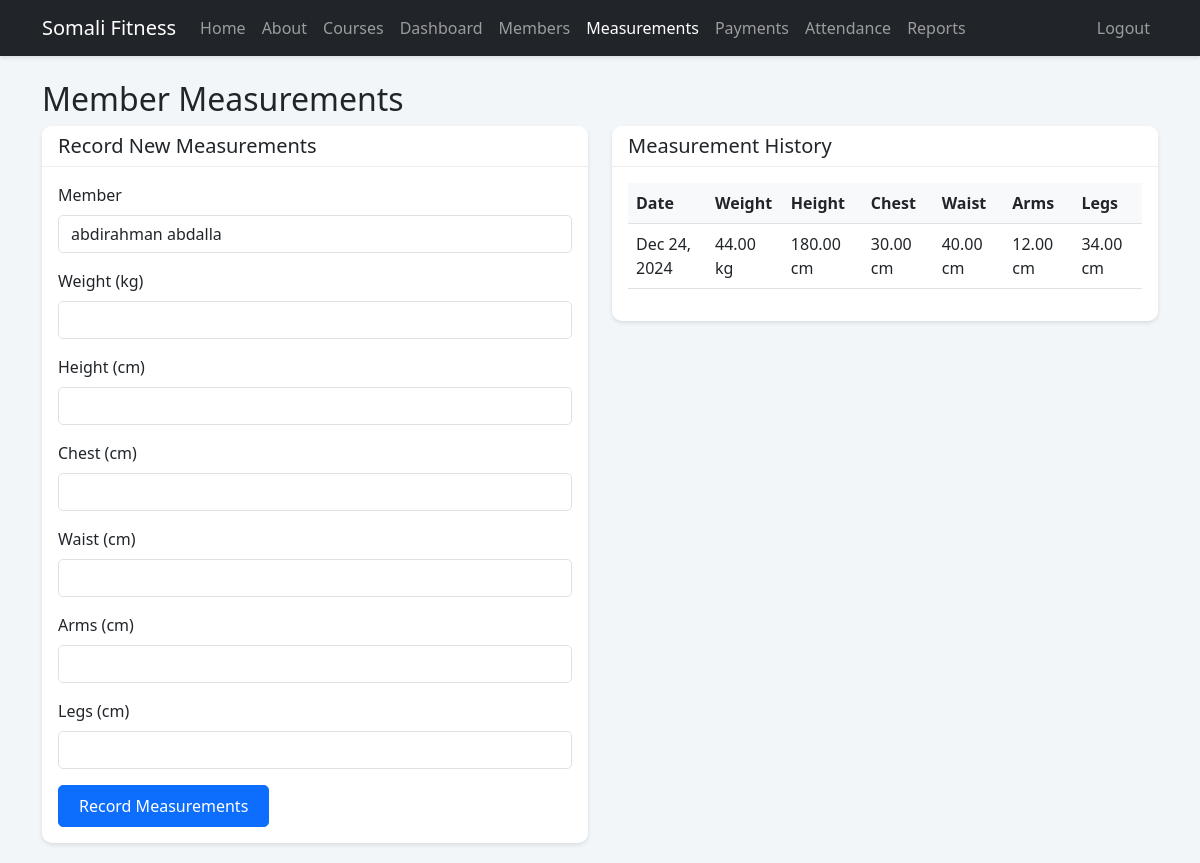
/pages/measurements.php?member_id=2 (signed in), run on the app's committed database.
### tables this page shows
CREATE TABLE `measurements` (
  `m_no` int(11) NOT NULL,
  `p_no` int(11) NOT NULL,
  `weight` decimal(5,2) DEFAULT NULL,
  `height` decimal(5,2) DEFAULT NULL,
  `chest` decimal(5,2) DEFAULT NULL,
  `waist` decimal(5,2) DEFAULT NULL,
  `arms` decimal(5,2) DEFAULT NULL,
  `legs` decimal(5,2) DEFAULT NULL,
  `created_at` timestamp NOT NULL DEFAULT current_timestamp()
);

### pages/measurements.php (the view, shortened to what this page needs)
<?php
require_once "../includes/config.php";
$member_id = isset($_GET['member_id']) ? $_GET['member_id'] : '';
$measurements = [];
if (!empty($member_id)) {
    $sql = "SELECT * FROM measurements WHERE p_no = '$member_id' ORDER BY created_at DESC";
    $result = mysqli_query($conn, $sql);
    while ($row = mysqli_fetch_assoc($result)) {
        $measurements[] = $row;
    }
}
?>
<!DOCTYPE html>
<html lang="en">
<head>
    <link href="https://cdn.jsdelivr.net/npm/bootstrap@5.3.0/dist/css/bootstrap.min.css" rel="stylesheet">
    <link rel="stylesheet" href="https://cdnjs.cloudflare.com/ajax/libs/font-awesome/6.0.0/css/all.min.css">
    <link rel="stylesheet" href="../assets/css/style.css">
</head>
<body>
    <?php include 'navbar.php'; ?>
    <div class="container mt-4">
        <h2>Member Measurements</h2>
        <div class="row">
            <div class="col-md-6">
                <div class="card">
                    <div class="card-header">
                        <h5 class="card-title mb-0">Record New Measurements</h5>
                    </div>
                    <div class="card-body">
                        <form action="measurements.php" method="POST">
                            <div class="mb-3">
                                <label for="member_id" class="form-label">Member</label>
                                <select name="member_id" class="form-control" required>
                                    <?php
                                    $sql = "SELECT p_no, fname, lname FROM people WHERE role = 'member' ORDER BY fname, lname";
                                    $result = mysqli_query($conn, $sql);
                                    while ($row = mysqli_fetch_assoc($result)) {
                                        $selected = $row['p_no'] == $member_id ? 'selected' : '';
                                        echo "<option value='{$row['p_no']}' $selected>";
                                        echo htmlspecialchars($row['fname'] . ' ' . $row['lname']);
                                        echo "</option>";
                                    }
                                    ?>
                                </select>
                            </div>
                            <div class="mb-3">
                                <label for="weight" class="form-label">Weight (kg)</label>
                                <input type="number" step="0.1" name="weight" class="form-control" required>
                            </div>
                            <div class="mb-3">
                                <label for="height" class="form-label">Height (cm)</label>
                                <input type="number" step="0.1" name="height" class="form-control" required>
                            </div>
                            <div class="mb-3">
                                <label for="chest" class="form-label">Chest (cm)</label>
                                <input type="number" step="0.1" name="chest" class="form-control" required>
                            </div>
                            <div class="mb-3">
                                <label for="waist" class="form-label">Waist (cm)</label>
                                <input type="number" step="0.1" name="waist" class="form-control" required>
                            </div>
                            <div class="mb-3">
                                <label for="arms" class="form-label">Arms (cm)</label>
                                <input type="number" step="0.1" name="arms" class="form-control" required>
                            </div>
                            <div class="mb-3">
                                <label for="legs" class="form-label">Legs (cm)</label>
                                <input type="number" step="0.1" name="legs" class="form-control" required>
                            </div>
                            <button type="submit" class="btn btn-primary">Record Measurements</button>
                        </form>
                    </div>
                </div>
            </div>
            <div class="col-md-6">
                <div class="card">
                    <div class="card-header">
                        <h5 class="card-title mb-0">Measurement History</h5>
                    </div>
                    <div class="card-body">
                        <?php if (!empty($measurements)): ?>
                            <div class="table-responsive">
                                <table class="table table-hover">
                                    <thead>
                                        <tr>
                                            <th>Date</th>
                                            <th>Weight</th>
                                            <th>Height</th>
                                            <th>Chest</th>
                                            <th>Waist</th>
                                            <th>Arms</th>
                                            <th>Legs</th>
                                        </tr>
                                    </thead>
                                    <tbody>
                                        <?php foreach ($measurements as $m): ?>
                                        <tr>
                                            <td><?php echo date('M d, Y', strtotime($m['created_at'])); ?></td>
                                            <td><?php echo $m['weight']; ?> kg</td>
                                            <td><?php echo $m['height']; ?> cm</td>
                                            <td><?php echo $m['chest']; ?> cm</td>
                                            <td><?php echo $m['waist']; ?> cm</td>
                                            <td><?php echo $m['arms']; ?> cm</td>
                                            <td><?php echo $m['legs']; ?> cm</td>
                                        </tr>
                                        <?php endforeach; ?>
                                    </tbody>
                                </table>
                            </div>
                        <?php else: ?>
                            <p class="text-muted">No measurement history available.</p>
                        <?php endif; ?>
                    </div>
                </div>
            </div>
        </div>
    </div>
</body>
</html>

### assets/css/style.css (style rules this page uses)
body { background-color: #f3f6f9; }
.card { border: none; border-radius: 10px; box-shadow: 0 2px 4px rgba(0,0,0,0.1); margin-bottom: 20px; }
.card-header { background-color: #fff; border-bottom: 1px solid #eee; border-radius: 10px 10px 0 0 !important; }
.table th { border-top: none; background-color: #f8f9fa; }
.form-control { border-radius: 5px; }
.btn { border-radius: 5px; padding: 8px 20px; }

### data on the page
measurements: created_at "Dec 24, 2024", weight "44.00", height "180.00", chest "30.00", waist "40.00", arms "12.00", legs "34.00"

### other printed values
form field member_id "abdirahman abdalla"
